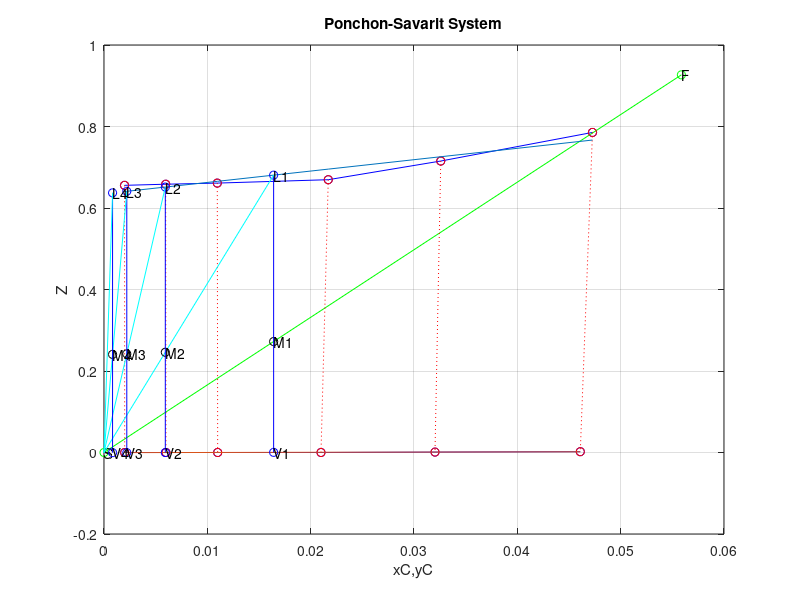

Write MATLAB code to recreate this figure.
clc;
clear;
wA = [0.002 0.001 0.0 0.0 0.0 0.0];
wB = [0.952 0.967 0.979 0.989 0.994 0.998];
wC = [0.046 0.032 0.021 0.011 0.006 0.002];
wA_dash = [0.432 0.417 0.401 0.398 0.397 0.396];
wB_dash = [0.524 0.564 0.586 0.5954 0.5994 0.6028];
wC_dash = [0.026 0.019 0.013 0.0066 0.0036 0.0012];

%SETTING UP THE UNDERFLOW AND OVERFLOW
for i = 1:length(wA)
xc(i) = (wC_dash(i))/(wC_dash(i)+wB_dash(i));
Z(i) = (wA(i))/(wB(i)+wC(i));
yc(i) = (wC(i))/(wC(i)+wB(i));
z(i) = (wA_dash(i))/(wB_dash(i)+wC_dash(i));
end

F = 400;
Fdash = 400*(1-0.48);
S = 500;
Sdash = S;
zf = 48.1/(49+2.9);
xcf = 2.9/(2.9+49);
zs = 0;
ycs = 0;

figure(1)
plot(xc, z, 'bo-'); grid on; hold on;
plot(yc, Z, 'bo-'); grid on; hold on;
xlabel('xC,yC'); ylabel('Z');
title('Ponchon-Savarit System');
%plotting FS line
F1 = [xcf 0];
S1 = [zf 0];
plot(F1, S1, 'go-');grid on; hold on;
text(xcf,zf, 'F');
text(0, 0, 'S');

tie_z = z;
tie_xc = xc;
tie_Z = Z;
tie_yc = yc;

%plotting the tie lines
for i = 1:length(tie_z)
plot([tie_xc(i) tie_yc(i)],[tie_z(i) tie_Z(i)], 'ro:');grid on; hold on;
end

%fitting to polynomials
p1 = polyfit(xc, z, 1);
f1 = polyval(p1, xc);

p2 = polyfit(yc, Z, 1);
f2 = polyval(p2, yc);

plot(xc, f1); hold on;
plot(yc, f2); hold on;

stages = 4;

for i=1:stages
   %plotting the M(i) points
    Mdash = Fdash + Sdash;
    Mx = (Fdash*xcf + Sdash*ycs)/Mdash;
    My = (Fdash*zf + Sdash*zs)/Mdash;
    plot(Mx, My, 'ko')
    text(Mx, My, ['M' num2str(i) ''])
    
    xcr = Mx;
    yce = Mx;
    zr = polyval(p1, xcr);
    ze = polyval(p2, yce);
    plot([xcr yce], [zr ze],'bo-');grid on; hold on;
    plot([xcr ycs], [zr zs], 'c-');grid on; hold on;
    
    %calculating the amount of underflow and overflow after each stage
    Ldash = (Mdash*(My-ze))/(zr-ze);
    Vdash = Mdash-Ldash;
    
    zf = zr;
    xcf = xcr;
    Fdash= Ldash;
    text( xcf, zf,['L' num2str(i) '']);

    text( yce, ze,['V' num2str(i) '']);
end
